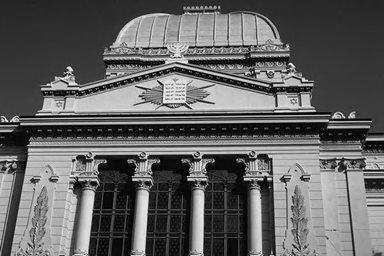
#> input picture hw1/75.png, 384 x 256 px, found by its file name
$ python filter2d_freq.py   (older library calls are emulated)
#> lines starting #> are read from the running program, lines starting #| are printed output that depends on the picture
#encoding: utf-8
import cv2
import numpy as np

def dft_matrix(N, flags):
	i,j = np.meshgrid(np.arange(N), np.arange(N))
	if flags == 'dft':
		omega = np.exp(-2j*np.pi/N)
	elif flags == 'idft':
		omega = np.exp(2j*np.pi/N)
	w = np.power(omega, i*j)
	return w

def dft2d_for_matrix(matrixs): #矩阵的傅里叶正变换
	h,w = matrixs.shape[:2]
	matrix_shift = np.zeros((h,w),np.float)
	output = np.zeros((h,w),np.complex)
	for x in range(h):
		for y in range(w):
			matrix_shift[x,y] = matrixs[x,y]*(-1)**(x+y)
	output = dft_matrix(h,'dft').dot(matrix_shift).dot(dft_matrix(w,'dft'))
	return output

def idft2d_for_matrix(matrixs): #矩阵的傅里叶逆变换
	h,w = matrixs.shape[:2]
	inverse_output = float(1/(h*w))*dft_matrix(h,'idft').dot(matrixs).dot(dft_matrix(w,'idft'))
	inverse_output_shift = np.zeros((h,w), np.float)
	for x in range(h):
		for y in range(w):
			inverse_output_shift[x,y] = inverse_output[x,y].real*(-1)**(x+y)
	return inverse_output_shift

def filter2d_freq(img, filters):
	h,w = img.shape[:2]
	n = len(filters)
	img_pad = np.zeros((h*2, w*2), np.float)
	img_pad[:h,:w] = img
	img_dft = dft2d_for_matrix(img_pad)
	filters_pad = np.zeros((h*2, w*2), np.float)
	filters_pad[:n,:n] = filters
	filters_dft = dft2d_for_matrix(filters_pad)
	g_freq = img_dft * filters_dft
	inverse_output_shift = idft2d_for_matrix(g_freq)
	return inverse_output_shift[:h,:w]

if __name__ == '__main__':
	img = cv2.imread('75.png',0)
#> img is the input picture: shape (256, 384); min 0, max 255, mean 97.6
	filters = np.array([[1,1,1],[1,-8,1],[1,1,1]])
	cv2.imwrite('ftest1.png',filter2d_freq(img, filters))
#> in filter2d_freq, `img_pad[:h,:w] = img`:
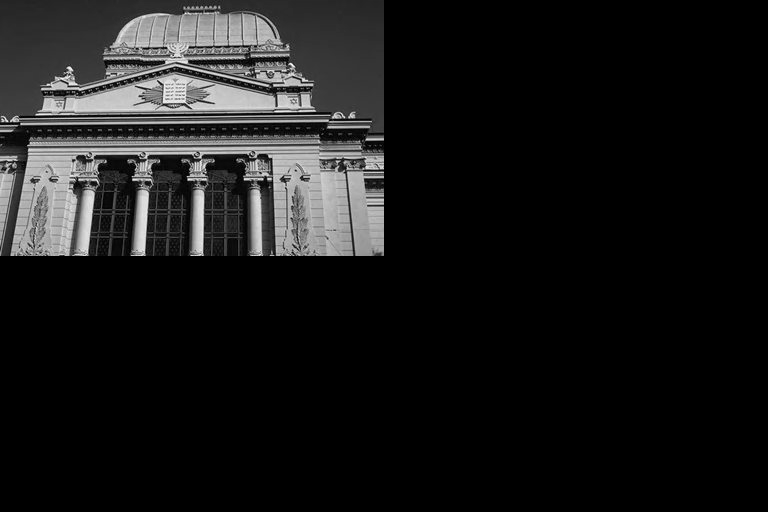
#> img_pad: shape (512, 768) float64; min 0, max 255, mean 24.4
#> after the loop in dft2d_for_matrix, `for x in range(h):`:
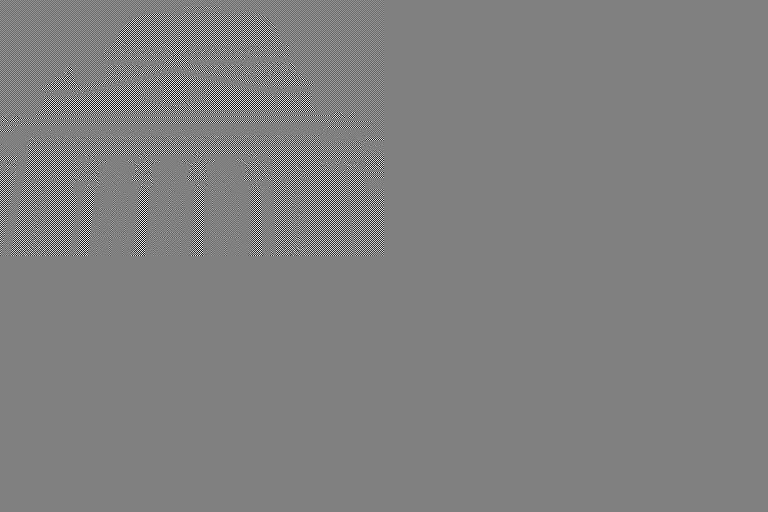
#> matrix_shift: shape (512, 768) float64; min -255, max 252, mean 0; drawn with min black and max white
#> after the loop in idft2d_for_matrix, `for x in range(h):`:
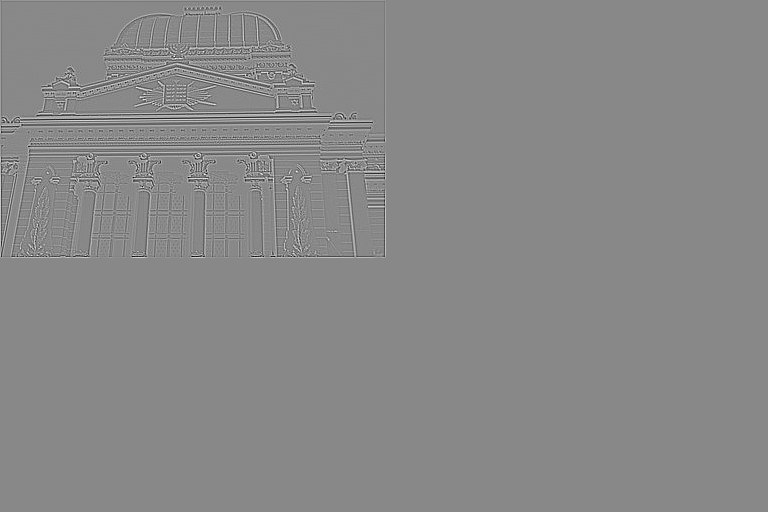
#> inverse_output_shift: shape (512, 768) float64; min -1146, max 990, mean 0; drawn with min black and max white
#> in filter2d_freq, `return inverse_output_shift[:h,:w]`:
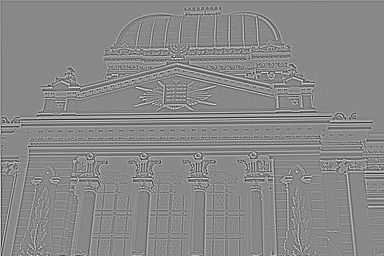
#> returned value: shape (256, 384) float64; min -1144, max 990, mean 0; drawn with min black and max white
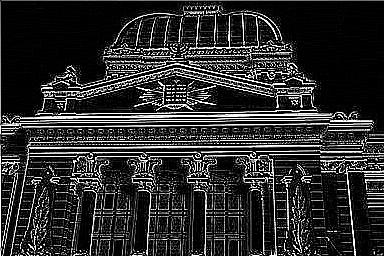
#> saved as ftest1.png: shape (256, 384); min 0, max 255, mean 45
	filter7mul7 = np.ones((7,7))
	filter7mul7 *= float(1)/float(7*7)
	cv2.imwrite('fftest1.png',filter2d_freq(img, filter7mul7))
#> after the loop in idft2d_for_matrix (call 2), `for x in range(h):`:
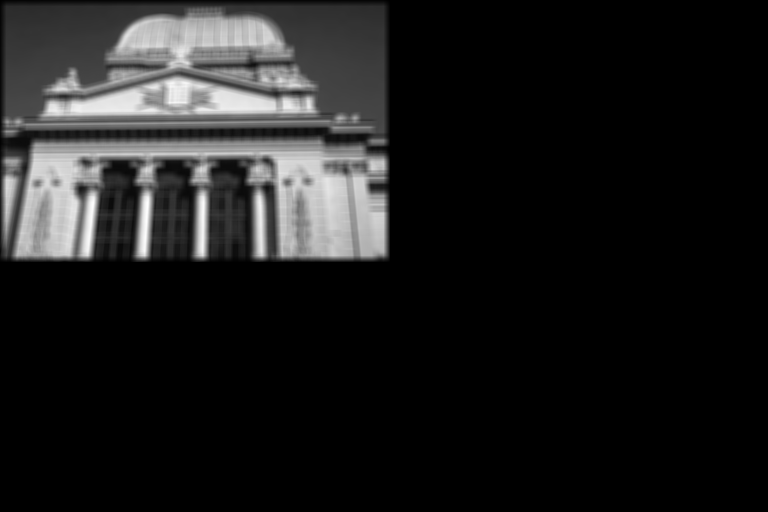
#> inverse_output_shift: shape (512, 768) float64; min -2.68e-11, max 219.2, mean 24.4; drawn with min black and max white
#> in filter2d_freq (call 2), `return inverse_output_shift[:h,:w]`:
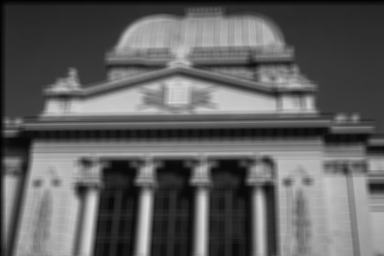
#> returned value: shape (256, 384) float64; min 0.735, max 219.2, mean 95.8
